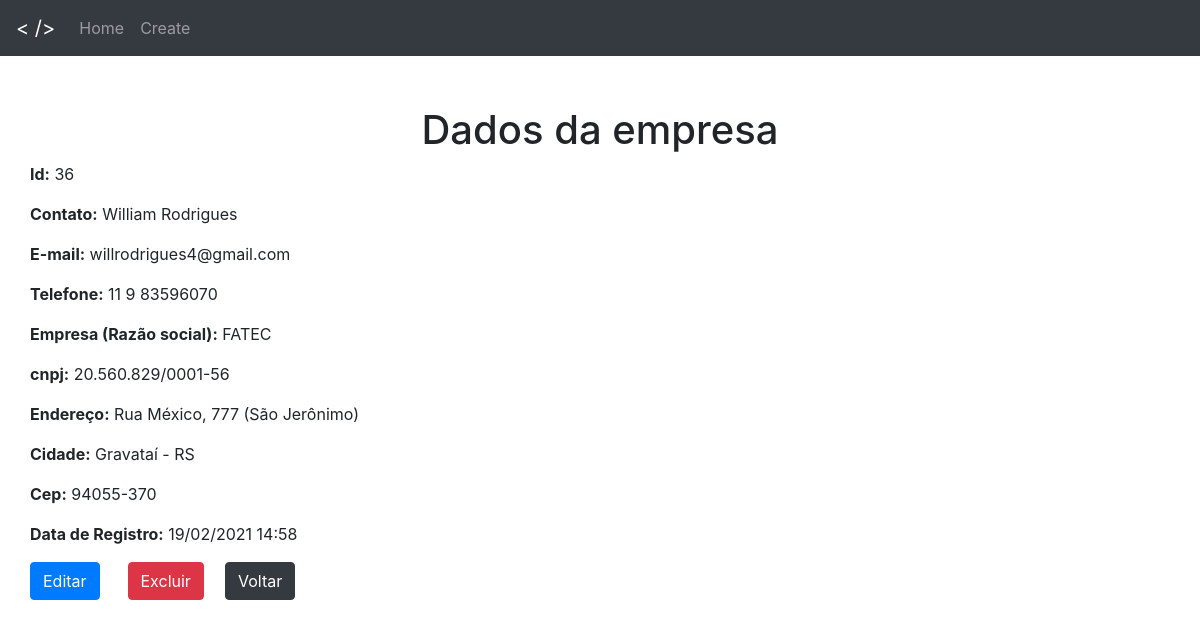
Page /read.php?id=36 on the committed database.
### tables this page shows
CREATE TABLE `companies` (
  `id` int(11) NOT NULL,
  `contato` varchar(50) NOT NULL,
  `email` varchar(100) NOT NULL,
  `telefone` varchar(13) NOT NULL,
  `empresa` varchar(50) NOT NULL,
  `cnpj` varchar(18) NOT NULL,
  `cep` varchar(9) NOT NULL,
  `logradouro` varchar(100) NOT NULL,
  `bairro` varchar(50) NOT NULL,
  `numero` int(10) NOT NULL,
  `cidade` varchar(50) NOT NULL,
  `estado` varchar(50) NOT NULL,
  `data_registro` datetime NOT NULL
);

### Companies.php (called while the page is built, shortened)
<?php
class Companies {
    private $pdo;
    function __construct() {
        try{
          $this->pdo = new PDO("mysql:dbname=ajung_test;host=localhost", "root", "");
        } catch (Exception $ex) {
            echo $ex->getMessage();
        }
    }
    function getCompanyById($id){
        $sql = "SELECT * FROM companies WHERE id = :id";
        $sql = $this->pdo->prepare($sql);
        $sql->bindValue(":id", addslashes($id));
        $sql->execute();
        $sql = $sql->fetch();
        return $sql;
    }
}

### read.php (the view, shortened to what this page needs)
<?php
    require_once 'Companies.php';
    $company = new Companies();
    if(isset($_GET['id']) && !empty($_GET['id'])){
        $id = addslashes($_GET['id']);
        $record = $company->getCompanyById($id);
    }else{
        header("Location: index.php");
        exit;
    }
?>
<!DOCTYPE html>
<html>
    <head>
	<link rel="stylesheet" href="https://stackpath.bootstrapcdn.com/bootstrap/4.1.3/css/bootstrap.min.css">
        <link rel="stylesheet" type="text/css" href="assets/style.css">
    </head>
    <body>
        <nav class="navbar navbar-expand-lg navbar-dark bg-dark">
            <a href="#" class="navbar-brand"> < /> </a>
            <div class="navbar-collapse collapse" id="navbarMenu">
                <div class="navbar-nav">
                    <a href="index.php" class="nav-item nav-link">Home</a>
                    <a href="create_form.php" class="nav-item nav-link">Create</a>
                </div>
            </div>
        </nav>
        <div class="container">
            <p class="h1" align='center'>Dados da empresa</p>
            <div class="row">
                <div class="col-sm-12 col-md-12">
                    <div class="form-group">
                        <strong>Id:</strong>
                        <?= $record['id']; ?>
                    </div>
                </div>
                <div class="col-sm-12 col-md-12">
                    <div class="form-group">
                        <strong>Contato:</strong>
                        <?= $record['contato']; ?>
                    </div>
                </div>
                <div class="col-sm-12 col-md-12">
                    <div class="form-group">
                        <strong>E-mail:</strong>
                        <?= $record['email']; ?>
                    </div>
                </div>
                <div class="col-sm-12 col-md-12">
                    <div class="form-group">
                        <strong>Telefone:</strong>
                        <?= $record['telefone']; ?>
                    </div>
                </div>
                <div class="col-sm-12 col-md-12">
                    <div class="form-group">
                        <strong>Empresa (Razão social):</strong>
                        <?= $record['empresa']; ?>
                    </div>
                </div>
                <div class="col-sm-12 col-md-12">
                    <div class="form-group">
                        <strong>cnpj:</strong>
                        <?= $record['cnpj']; ?>
                    </div>
                </div>
                <div class="col-sm-12 col-md-12">
                    <div class="form-group">
                        <strong>Endereço:</strong>
                        <?= $record['logradouro'].", ".$record['numero']." (".$record['bairro'].") "; ?>
                    </div>
                </div>
                <div class="col-sm-12 col-md-12">
                    <div class="form-group">
                        <strong>Cidade:</strong>
                        <?= $record['cidade']." - ".$record['estado']; ?>
                    </div>
                </div>
                <div class="col-sm-12 col-md-12">
                    <div class="form-group">
                        <strong>Cep:</strong>
                        <?= $record['cep']; ?>
                    </div>
                </div>
                <div class="col-sm-12 col-md-12">
                    <div class="form-group">
                        <strong>Data de Registro:</strong>
                        <?= date('d/m/Y H:i', strtotime($record['data_registro'])); ?>
                    </div>
                </div>
            </div>
            <div class="row">
                <div class="col-3 col-sm-1 col-md-1">
                    <a href="update_form.php?id=<?= $record['id']; ?>" class="btn btn-primary">
                        Editar
                    </a>
                </div>
                <div class="col-3 col-sm-1 col-md-1">
                    <a href="delete.php?id=<?= $record['id']; ?>" class="btn btn-danger">
                        Excluir
                    </a>
                </div>
                <div class="col-3 col-sm-1 col-md-1">
                    <a href="index.php" class="btn btn-dark">
                        Voltar
                    </a>
                </div>
            </div>
        </div>
    </body>
</html>

### assets/style.css (style rules this page uses)
.container { padding: 50px 0px; }

### rows in the picture
companies: id "36", contato "William Rodrigues", email "willrodrigues4@gmail.com", telefone "11 9 83596070", empresa "FATEC", cnpj "20.560.829/0001-56", logradouro "Rua México", numero "777", bairro "São Jerônimo", cidade "Gravataí", estado "RS", cep "94055-370", data_registro "19/02/2021 14:58"
